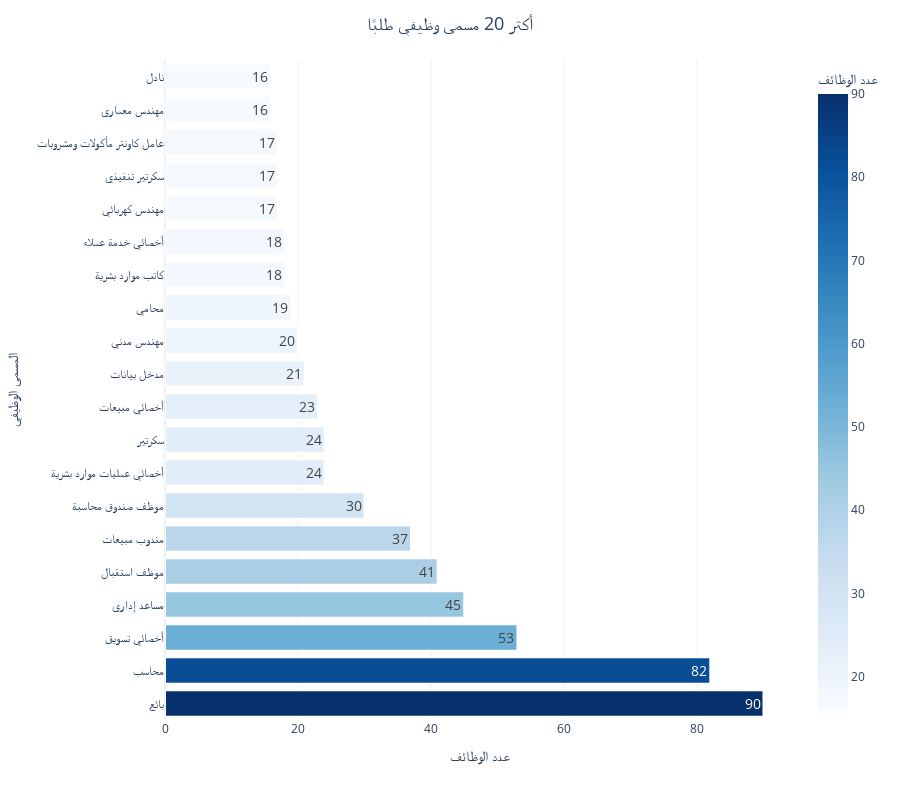

Here is the notebook cell this chart was saved with:
### Markdown cell above
### My Analysis

### Code cell
import plotly.express as px

job_titles_counts = Jadarat['job_title'].value_counts().reset_index()
job_titles_counts.columns = ['المسمى الوظيفي', 'عدد الوظائف']

top_20_jobs = job_titles_counts.head(20)

fig = px.bar(
    top_20_jobs, 
    x="عدد الوظائف", 
    y="المسمى الوظيفي", 
    orientation="h", 
    text="عدد الوظائف", 
    color="عدد الوظائف",  
    color_continuous_scale="blues"
)

fig.update_traces(
    textposition="inside", 
    textfont_size=14, 
    marker_line_width=2 
)

fig.update_layout(
    title="أكثر 20 مسمى وظيفي طلبًا",
    title_x=0.5,
    title_font_size=18,
    xaxis_title="عدد الوظائف",
    yaxis_title="المسمى الوظيفي",
    template="plotly_white",
    height=800 
)

fig.show()

### Figure 1 — Plotly figure (JSON) as saved in the notebook; plotly's stock layout.template omitted (floating-point values rounded to 4 significant figures)
{"data": [{"hovertemplate": "عدد الوظائف=%{marker.color}<br>المسمى الوظيفي=%{y}<extra></extra>", "legendgroup": "", "marker": {"color": [90, 82, 53, 45, 41, 37, 30, 24, 24, 23, 21, 20, 19, 18, 18, 17, 17, 17, 16, 16], "coloraxis": "coloraxis", "line": {"width": 2}, "pattern": {"shape": ""}}, "name": "", "orientation": "h", "showlegend": false, "text": [90.0, 82.0, 53.0, 45.0, 41.0, 37.0, 30.0, 24.0, 24.0, 23.0, 21.0, 20.0, 19.0, 18.0, 18.0, 17.0, 17.0, 17.0, 16.0, 16.0], "textfont": {"size": 14}, "textposition": "inside", "type": "bar", "x": [90, 82, 53, 45, 41, 37, 30, 24, 24, 23, 21, 20, 19, 18, 18, 17, 17, 17, 16, 16], "xaxis": "x", "y": ["بائع", "محاسب", "أخصائي تسويق", "مساعد إداري", "موظف استقبال", "مندوب مبيعات", "موظف صندوق محاسبة", "أخصائي عمليات موارد بشرية", "سكرتير", "أخصائي مبيعات", "مدخل بيانات", "مهندس مدني", "محامي", "كاتب موارد بشرية", "أخصائي خدمة عملاء", "مهندس كهربائي", "سكرتير تنفيذي", "عامل كاونتر مأكولات ومشروبات", "مهندس معماري", "نادل"], "yaxis": "y"}], "layout": {"barmode": "relative", "coloraxis": {"colorbar": {"title": {"text": "عدد الوظائف"}}, "colorscale": [[0, "rgb(247,251,255)"], [0.125, "rgb(222,235,247)"], [0.25, "rgb(198,219,239)"], [0.375, "rgb(158,202,225)"], [0.5, "rgb(107,174,214)"], [0.625, "rgb(66,146,198)"], [0.75, "rgb(33,113,181)"], [0.875, "rgb(8,81,156)"], [1, "rgb(8,48,107)"]]}, "height": 800, "legend": {"tracegroupgap": 0}, "margin": {"t": 60}, "title": {"font": {"size": 18}, "text": "أكثر 20 مسمى وظيفي طلبًا", "x": 0.5}, "xaxis": {"anchor": "y", "domain": [0, 1], "title": {"text": "عدد الوظائف"}}, "yaxis": {"anchor": "x", "domain": [0, 1], "title": {"text": "المسمى الوظيفي"}}}}
